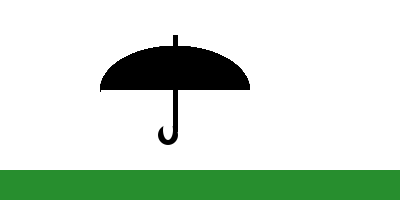
Frame 1 (no input)
Frame 60 (the mouse pressed at the canvas centre just before this capture): identical to frame 1, image omitted
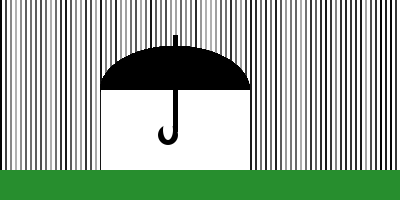
Frame 120 (the mouse held since frame 60 and released just before this capture)

The Processing sketch that drew these frames (run headless with seeded random() and noise(); from frame 60 on, the mouse is pressed at the canvas centre):

// Processing sketch: processing_80328
// ── processing_80328.pde

void setup(){
  size(400,200);
  noStroke();  
}

void draw (){ 
  background(255);
int i = 0;
    //Paraigües.
    fill(#278E2E);
    rect(0,170,400,30);
    //Bucle.
  while(i <= 400){
    //Arc del paraigües.
    fill(0);
    arc(175,91,150,90,3.14,6.29);
    //Treure pluja.
    fill(255);
    rect(101,90,149,80);
    //Pal del paraigües.
    fill(0);
    rect(173,35,5,97);
    ellipse(168,135,20,20);
    fill(255);
    ellipse(168,130,10,20);
    //Pluja.
    fill(random(180));
    rect(i,0,mouseX/100,170);
    i=i+5;
  }
}
